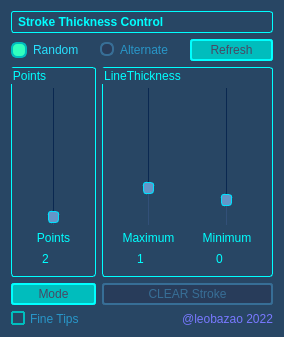
<?xml version="1.0" encoding="UTF-8"?>
<ui version="4.0">
 <class>Form</class>
 <widget class="QWidget" name="Form">
  <property name="geometry">
   <rect>
    <x>0</x>
    <y>0</y>
    <width>284</width>
    <height>337</height>
   </rect>
  </property>
  <property name="mouseTracking">
   <bool>true</bool>
  </property>
  <property name="focusPolicy">
   <enum>Qt::NoFocus</enum>
  </property>
  <property name="windowTitle">
   <string>BD_StrokeManager</string>
  </property>
  <property name="windowOpacity">
   <double>1.000000000000000</double>
  </property>
  <property name="styleSheet">
   <string notr="true">QLabel {
	color: rgb(0, 255, 255);
	border: null;
}

QLabel:disabled {
	color: rgb(55, 110, 150);
}

QWidget{
	background-color: rgb(40, 70, 100);
}

QGroupBox {
	color: rgb(0, 255, 255);
	border: 1px solid rgb(0, 255, 255);
	border-radius: 3px;
}

QGroupBox:disabled {
	color: rgb(55, 110, 150);
	border: 1px solid rgb(55, 110, 150);
}

QGroupBox::indicator:checked {
    border: 2px solid rgb(0, 189, 189);
	border-radius: 1px;
	background-color: rgb(50, 255, 190)
}

QGroupBox::indicator:unchecked {
    border: 2px solid rgb(55, 110, 150);
	border-radius: 1px;
	background-color: rgb(55, 110, 150);
}

QGroupBox::indicator:checked:disabled {
	background-color: rgb(55, 110, 150);
	border-color: rgb(55, 110, 150);
}

QComboBox {
	color: black;
    border: 2px solid rgb(0, 255, 255);
    border-radius: 3px;
    padding: 1px 18px 1px 3px;
    min-width: 6em;
}

QComboBox:!editable, QComboBox::drop-down:editable {
     background: rgb(50, 255, 255);
}

QComboBox:on { /* shift the text when the popup opens */
    padding-top: 3px;
    padding-left: 4px;
}

QComboBox::drop-down {
    width: 20px;
	background-color: rgb(150, 210, 225);
    border-left-width: 2px;
    border-left-color: white;
    border-left-style: solid; /* just a single line */
    border-top-right-radius: 3px; /* same radius as the QComboBox */
    border-bottom-right-radius: 3px;
}

QComboBox:hover{
    border: 2px solid #05B8CC;
    color: rgb(40, 70, 110);
}

QComboBox QAbstractItemView{
    border: 2px solid white;
	border-radius: 5px;
    color: rgb(40, 70, 110);
	background-color: rgb(0, 255, 255);
    selection-background-color: #05B8CC;
	selection-color: white;
	selection-item-border-radius: 2px;
	padding: 3px 3px ;
}

QComboBox::drop-down:disabled {
    width: 20px;
	background-color: rgb(40, 60, 90);
    border-left-width: 2px;
    border-left-color: rgb(55, 110, 150);
    border-left-style: solid; /* just a single line */
    border-top-right-radius: 3px; /* same radius as the QComboBox */
    border-bottom-right-radius: 3px;
}
QComboBox::disabled {
	border-color: rgb(55, 110, 150);
	background: rgb(40, 60, 90);
	color: rgb(55, 110, 150);
}

QScrollBar:vertical {
	border-left-width: 2px solid white;
	border-radius: 3px;
	background-color: rgb(194, 194, 194);
}

QScrollBar::handle:vertical {
 	border: 2px solid white;
	width: 20px;
}

QScrollBar::add-page:vertical, QScrollBar::sub-page:vertical {
 	border: 2px solid white;
	background: rgb(194, 194, 194);
}

QRadioButton::checked {
	color: rgb(40, 225, 255);
}

QRadioButton::unchecked {
	color: rgb(40, 150, 200);
}

QRadioButton:disabled {
	color: rgb(55, 110, 150);
}

QRadioButton::indicator::unchecked{ 
	border: 2px solid rgb(55, 110, 150);
	border-radius: 6px;
	background-color: rgb(40, 60, 90);
	width: 10px;
	height: 10px;
}

QRadioButton::indicator::checked{
	border: 2px solid rgb(0, 189, 189);
	background-color: rgb(50, 255, 190);
	border-radius: 6px;
	width: 12px;
	height: 12px;
}

QRadioButton::indicator::checked::disabled {
	border: 2px solid rgb(40, 60, 90);
	background-color: rgb(40, 60, 90);
}

QRadioButton::indicator::unchecked::disabled {
	border: 2px solid rgb(40, 60, 90);
	background-color: rgb(50, 70, 100);
}

QCheckBox {
	color: rgb(40, 225, 255);
    spacing: 5px;
}

QCheckBox:unchecked {
	color: rgb(40, 150, 200);
    spacing: 5px;
}

QCheckBox::indicator:checked {
    border: 2px solid rgb(0, 189, 189);
	border-radius: 1px;
	background-color: rgb(50, 255, 190);
}

QCheckBox::indicator:unchecked {
    border: 2px solid rgb(0, 189, 189);
	border-radius: 1px;
	background-color:  rgb(40, 70, 100);
}

QCheckBox:disabled{
	color: rgb(55, 110, 150);
}

QCheckBox::indicator:checked:disabled {
	background-color: rgb(55, 110, 150);
	border-color: rgb(55, 110, 150);
}


QPushButton {
	color: rgb(72, 72, 100);
    border: 2px solid rgb(0, 255, 255);
    border-radius: 3px;
	background-color: rgb(0, 189, 189);
	padding: 2px;
}

QPushButton:pressed {
	color: rgb(0, 189, 189);
	border-color: white;
    background-color: rgb(0, 225, 255);
}

QPushButton:hover{
    border: 2px solid #05B8CC;
    color: rgb(40, 70, 110);
}

QPushButton:disabled {
	color: rgb(55, 110, 150);
    border: 2px solid rgb(55, 110, 150);
	background-color: rgb(40, 60, 90);
	font: 75 8pt &quot;MS Shell Dlg 2&quot;;
}

QSlider::groove:vertical {
    left: 7px; 
	right: 7px;
	border-radius: 3px;
}

QSlider::handle:vertical {
	border: 1px solid rgb(0, 225, 255);
	border-radius: 3px;
	height: 10px;
	background: rgb(100, 150, 200);
	margin: 2 -5px; /* expand outside the groove */
}

QSlider::add-page:vertical {
    background: rgb(50, 80, 120);
}

QSlider::sub-page:vertical {
    background: rgb(10, 40, 80);
}

QSpinBox {
	color: rgb(0, 255, 255);
	background: transparent;
	border: null;
	border-radius: 3px;
}

QSpinBox:hover {
	background: rgb(30, 60, 90);
}


QSpinBox::up-button {
	color: rgb(0, 225, 255);
	background: transparent;
    border: null;
}

QSpinBox::down-button {
	color: rgb(0, 225, 255);
	background: transparent;
    border: null;
}</string>
  </property>
  <layout class="QGridLayout" name="gridLayout_3" columnstretch="1,2">
   <item row="0" column="0" colspan="2">
    <layout class="QHBoxLayout" name="horizontalLayout_2">
     <item>
      <widget class="QLabel" name="labelTitle">
       <property name="font">
        <font>
         <pointsize>9</pointsize>
         <weight>75</weight>
         <italic>false</italic>
         <bold>true</bold>
         <underline>false</underline>
         <strikeout>false</strikeout>
        </font>
       </property>
       <property name="cursor">
        <cursorShape>SizeAllCursor</cursorShape>
       </property>
       <property name="mouseTracking">
        <bool>true</bool>
       </property>
       <property name="styleSheet">
        <string notr="true">QLabel {
	background: transparent;
	border: 1px solid rgb(0, 255, 255);
	border-radius: 3px;
	padding: 3px;
	color: rgb(0, 255, 255);
}</string>
       </property>
       <property name="text">
        <string>Stroke Thickness Control</string>
       </property>
      </widget>
     </item>
    </layout>
   </item>
   <item row="1" column="0" colspan="2">
    <layout class="QHBoxLayout" name="horizontalLayout_3">
     <item>
      <widget class="QRadioButton" name="radioRandom">
       <property name="text">
        <string>Random </string>
       </property>
       <property name="checked">
        <bool>true</bool>
       </property>
      </widget>
     </item>
     <item>
      <widget class="QRadioButton" name="radioAlternate">
       <property name="text">
        <string>Alternate</string>
       </property>
      </widget>
     </item>
     <item>
      <widget class="QPushButton" name="pushRefresh">
       <property name="enabled">
        <bool>true</bool>
       </property>
       <property name="cursor">
        <cursorShape>PointingHandCursor</cursorShape>
       </property>
       <property name="text">
        <string>Refresh</string>
       </property>
      </widget>
     </item>
    </layout>
   </item>
   <item row="5" column="0" colspan="2">
    <layout class="QHBoxLayout" name="horizontalLayout">
     <item>
      <widget class="QCheckBox" name="checkTips">
       <property name="text">
        <string>Fine Tips</string>
       </property>
      </widget>
     </item>
     <item>
      <widget class="QLabel" name="label_6">
       <property name="styleSheet">
        <string notr="true">color: rgb(120, 120, 255);</string>
       </property>
       <property name="text">
        <string>@leobazao 2022</string>
       </property>
       <property name="alignment">
        <set>Qt::AlignRight|Qt::AlignTrailing|Qt::AlignVCenter</set>
       </property>
      </widget>
     </item>
    </layout>
   </item>
   <item row="2" column="0">
    <widget class="QGroupBox" name="groupPoints">
     <property name="title">
      <string>Points</string>
     </property>
     <layout class="QGridLayout" name="gridLayout">
      <property name="topMargin">
       <number>20</number>
      </property>
      <item row="0" column="0" alignment="Qt::AlignHCenter">
       <widget class="QSlider" name="sliderPoints">
        <property name="cursor">
         <cursorShape>ArrowCursor</cursorShape>
        </property>
        <property name="minimum">
         <number>2</number>
        </property>
        <property name="maximum">
         <number>30</number>
        </property>
        <property name="orientation">
         <enum>Qt::Vertical</enum>
        </property>
       </widget>
      </item>
      <item row="1" column="0">
       <widget class="QLabel" name="labelPoints">
        <property name="text">
         <string>Points</string>
        </property>
        <property name="alignment">
         <set>Qt::AlignCenter</set>
        </property>
       </widget>
      </item>
      <item row="2" column="0">
       <widget class="QSpinBox" name="spinPoints">
        <property name="alignment">
         <set>Qt::AlignCenter</set>
        </property>
        <property name="minimum">
         <number>2</number>
        </property>
        <property name="maximum">
         <number>30</number>
        </property>
       </widget>
      </item>
     </layout>
    </widget>
   </item>
   <item row="2" column="1">
    <widget class="QGroupBox" name="groupLineT">
     <property name="title">
      <string>LineThickness</string>
     </property>
     <layout class="QGridLayout" name="gridLayout_2" columnstretch="0,0">
      <property name="topMargin">
       <number>20</number>
      </property>
      <item row="0" column="0" alignment="Qt::AlignHCenter">
       <widget class="QSlider" name="sliderMax">
        <property name="cursor">
         <cursorShape>ArrowCursor</cursorShape>
        </property>
        <property name="styleSheet">
         <string notr="true"/>
        </property>
        <property name="minimum">
         <number>1</number>
        </property>
        <property name="maximum">
         <number>30</number>
        </property>
        <property name="value">
         <number>8</number>
        </property>
        <property name="orientation">
         <enum>Qt::Vertical</enum>
        </property>
       </widget>
      </item>
      <item row="1" column="1">
       <widget class="QLabel" name="label_4">
        <property name="text">
         <string>Minimum</string>
        </property>
        <property name="alignment">
         <set>Qt::AlignCenter</set>
        </property>
       </widget>
      </item>
      <item row="1" column="0">
       <widget class="QLabel" name="label_3">
        <property name="text">
         <string>Maximum</string>
        </property>
        <property name="alignment">
         <set>Qt::AlignCenter</set>
        </property>
       </widget>
      </item>
      <item row="0" column="1" alignment="Qt::AlignHCenter">
       <widget class="QSlider" name="sliderMin">
        <property name="cursor">
         <cursorShape>ArrowCursor</cursorShape>
        </property>
        <property name="maximum">
         <number>29</number>
        </property>
        <property name="value">
         <number>4</number>
        </property>
        <property name="orientation">
         <enum>Qt::Vertical</enum>
        </property>
       </widget>
      </item>
      <item row="2" column="0">
       <widget class="QSpinBox" name="spinMax">
        <property name="cursor">
         <cursorShape>ArrowCursor</cursorShape>
        </property>
        <property name="frame">
         <bool>false</bool>
        </property>
        <property name="alignment">
         <set>Qt::AlignCenter</set>
        </property>
        <property name="buttonSymbols">
         <enum>QAbstractSpinBox::UpDownArrows</enum>
        </property>
        <property name="minimum">
         <number>1</number>
        </property>
        <property name="maximum">
         <number>30</number>
        </property>
        <property name="value">
         <number>1</number>
        </property>
       </widget>
      </item>
      <item row="2" column="1">
       <widget class="QSpinBox" name="spinMin">
        <property name="cursor">
         <cursorShape>ArrowCursor</cursorShape>
        </property>
        <property name="alignment">
         <set>Qt::AlignCenter</set>
        </property>
        <property name="buttonSymbols">
         <enum>QAbstractSpinBox::UpDownArrows</enum>
        </property>
        <property name="accelerated">
         <bool>false</bool>
        </property>
        <property name="minimum">
         <number>0</number>
        </property>
        <property name="maximum">
         <number>29</number>
        </property>
        <property name="value">
         <number>0</number>
        </property>
       </widget>
      </item>
     </layout>
    </widget>
   </item>
   <item row="3" column="1">
    <widget class="QPushButton" name="pushReset">
     <property name="enabled">
      <bool>false</bool>
     </property>
     <property name="cursor">
      <cursorShape>PointingHandCursor</cursorShape>
     </property>
     <property name="toolTip">
      <string>&lt;html&gt;&lt;head/&gt;&lt;body&gt;&lt;p&gt;Limpa a linha selecionada tirando os pontos de thickness, deixando somente os das pontas. &lt;/p&gt;&lt;p&gt;Tambem da um merge nas linhas quebradas no mesmo desenho, deixando as linhas mais limpas.&lt;/p&gt;&lt;/body&gt;&lt;/html&gt;</string>
     </property>
     <property name="text">
      <string>CLEAR Stroke</string>
     </property>
    </widget>
   </item>
   <item row="3" column="0">
    <widget class="QPushButton" name="pushMode">
     <property name="toolTip">
      <string>&lt;html&gt;&lt;head/&gt;&lt;body&gt;&lt;p&gt;Muda o modo de aplicacao dos pontos:&lt;/p&gt;&lt;p&gt;Points: Define o numero de thickness points a ser adicionado igualmente em cada linha;&lt;/p&gt;&lt;p&gt;Length: Adiciona os pontos baseado no comprimento de cada linha definido com espaçamento entre cada ponto pelo slide &amp;quot;Length&amp;quot;&lt;/p&gt;&lt;/body&gt;&lt;/html&gt;</string>
     </property>
     <property name="text">
      <string>Mode</string>
     </property>
     <property name="checkable">
      <bool>true</bool>
     </property>
    </widget>
   </item>
  </layout>
 </widget>
 <resources/>
 <connections/>
</ui>
